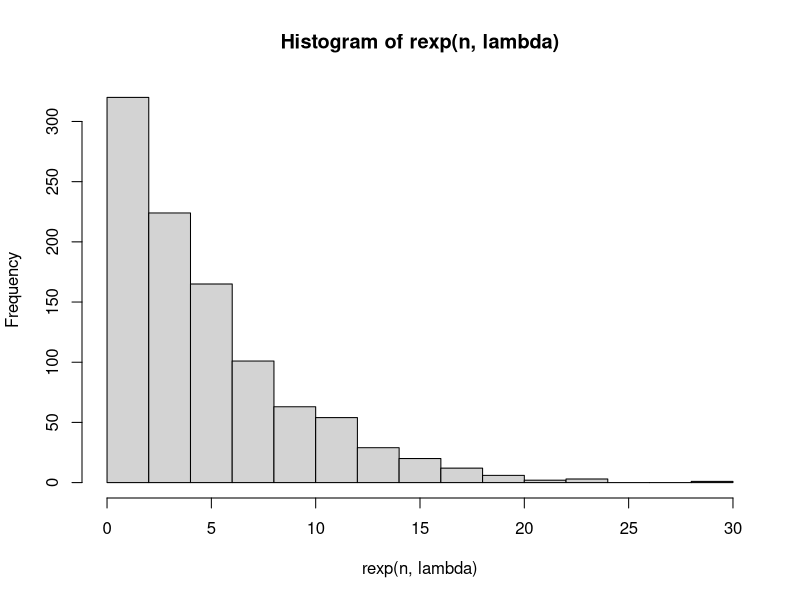
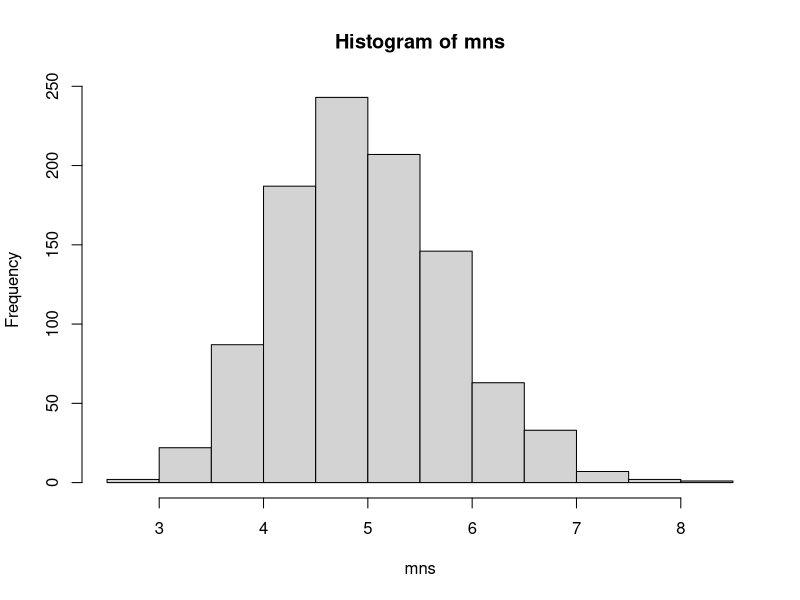

Recreate these plots in R, in order.
## ---- chunk 1
lambda <- 0.2
n <- 1000
hist(rexp(n, lambda))
## ---- chunk 2
mns = NULL
for (i in 1 : 1000) mns = c(mns, mean(rexp(40, lambda)))
hist(mns)
## ---- chunk 3
mean(mns)
## ---- chunk 4
1/lambda
## ---- chunk 5
abs(mean(mns) - 1/lambda)
